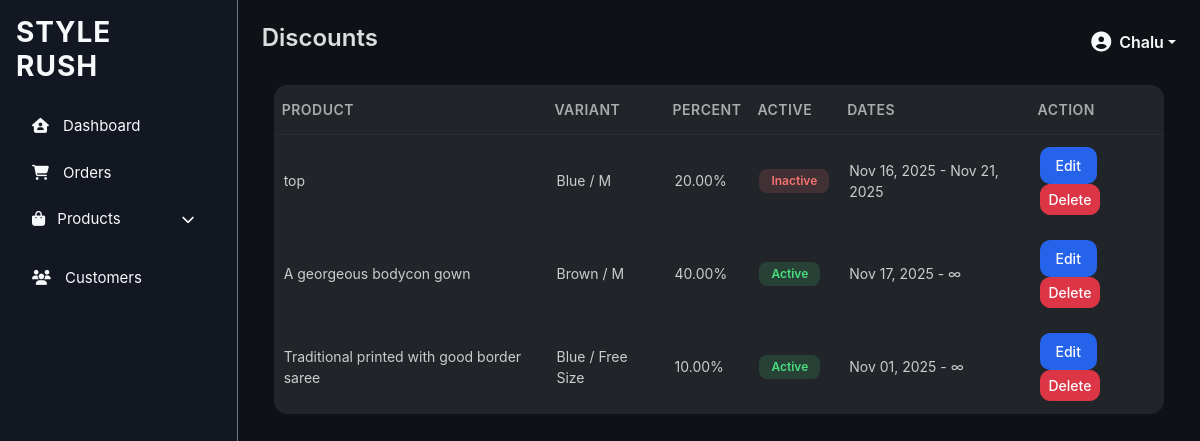
Screenshot of /discount/discounts/ (signed in) with the database file from the repository.
### fashion/models.py (models this page shows, shortened)
class CustomUser(AbstractUser):
    email = models.EmailField(unique=True)
    USERNAME_FIELD = 'username'
    REQUIRED_FIELDS = ['email']

### product/models.py (models this page shows, shortened)
class Discount(models.Model):
    variant = models.OneToOneField('ProductVariant',on_delete=models.CASCADE,related_name='discount')
    percent = models.DecimalField(max_digits=5, decimal_places=2,)
    start_date = models.DateTimeField(default=timezone.now)
    end_date = models.DateTimeField(blank=True, null=True)
    active = models.BooleanField(default=True)
    def is_active(self):
        now = timezone.now()
        return self.active and self.start_date <= now and (self.end_date is None or now <= self.end_date)

class ProductVariant(models.Model):
    product = models.ForeignKey(Product, on_delete=models.CASCADE, related_name='variants')
    color = models.ForeignKey(ProductColor, on_delete=models.CASCADE, related_name='variants')
    size = models.ForeignKey(ProductSize, on_delete=models.CASCADE, related_name='variants')
    price = models.DecimalField(max_digits=8, decimal_places=2)
    stock = models.PositiveIntegerField(default=0)
    image = models.ImageField(upload_to='products/variants/', blank=True, null=True)
    class Meta:
        unique_together = ('product','color', 'size')  # Prevent duplicate combinations

class Product(models.Model):
    name = models.CharField(max_length=150)
    description = models.TextField(blank=True)
    category = models.ForeignKey(Category, on_delete=models.CASCADE, related_name='products')
    brand = models.ForeignKey(Brand, on_delete=models.SET_NULL, null=True, blank=True)
    featured = models.BooleanField(default=False)
    created_at = models.DateTimeField(auto_now_add=True)
    image = models.ImageField(upload_to='products/main/', blank=True, null=True)

class ProductColor(models.Model):
    name = models.CharField(max_length=50)
    color_code = models.CharField(max_length=7, help_text="HEX code like #ff0000", blank=True, null=True)
    main_image = models.ImageField(upload_to='products/colors/', blank=True, null=True)

class ProductSize(models.Model):
    size=models.CharField(max_length=5)

### discountapp/views.py (the view)
# urls.py: path('discounts/', discount_list, name='discount_list'),
@login_required
@user_passes_test(lambda u: u.is_superuser)
def discount_list(request):
    discounts = Discount.objects.select_related('variant', 'variant__product').all()
    return render(request, 'admin_app/discount_list.html', {'discounts': discounts})

### templates/admin_app/discount_list.html
{% extends "admin_app/base.html" %}
{% block title %}Discounts{% endblock %}
{% block 'content' %}
<div class="container mt-4">
    <table class="table table-dark table-hover mt-3">
        <thead>
            <tr>
                <th>Product</th>
                <th>Variant</th>
                <th>Percent</th>
                <th>Active</th>
                <th>Dates</th>
                <th>Action</th>
            </tr>
        </thead>
        <tbody>
            {% for d in discounts %}
            <tr>
                <td>{{ d.variant.product.name }}</td>
                <td>{{ d.variant.color.name }} / {{ d.variant.size.size }}</td>
                <td>{{ d.percent }}%</td>
                <td>
                    {% if d.is_active %}
                        <span class="badge bg-success">Active</span>
                    {% else %}
                        <span class="badge bg-danger">Inactive</span>
                    {% endif %}
                </td>
                <td>
                    {{ d.start_date|date:"M d, Y" }} -
                    {% if d.end_date %}{{ d.end_date|date:"M d, Y" }}{% else %}∞{% endif %}
                </td>
                <td>
                    <a href="{% url 'edit_discount' d.id %}?from=list" class="btn btn-primary btn-sm">Edit</a>
                    <a href="{% url 'delete_discount' d.id %}" class="btn btn-sm btn-danger">Delete</a>
                </td>
            </tr>
            {% empty %}
            <tr><td colspan="6" class="text-center">No discounts found.</td></tr>
            {% endfor %}
        </tbody>
    </table>
</div>
{% endblock %}

### templates/admin_app/base.html (shortened to what this page needs)
{% load static %}
<!DOCTYPE html>
<html lang="en">
<head>
    <link href="https://cdn.jsdelivr.net/npm/bootstrap@5.3.0/dist/css/bootstrap.min.css" rel="stylesheet">
    <link rel="stylesheet" href="https://cdnjs.cloudflare.com/ajax/libs/font-awesome/6.4.0/css/all.min.css" />
    <link rel="stylesheet" href="{% static 'css/dashboard.css' %}">
</head>
<body class="text-light">
    <div class="d-flex">
        <nav class="p-3 vh-100 border-end border-secondary" style="width: 250px;">
            <h3 class="text-light mb-4">STYLE<br>RUSH</h3>
            <ul class="nav flex-column">
                <li class="nav-item">
                    <a href="{% url 'dashboard' %}" class="nav-link text-light">
                        <i class="fa-solid fa-house-user"></i> Dashboard
                    </a>
                </li>
                <li class="nav-item">
                    <a href="{% url 'orders' %}" class="nav-link text-light">
                        <i class="fa-solid fa-cart-shopping"></i> Orders
                    </a>
                </li>
                <li class="nav-item dropdown">
                    <a class="nav-link text-light d-flex justify-content-between align-items-center"href="#" id="productDropdown" role="button" data-bs-toggle="collapse" data-bs-target="#productMenu"aria-expanded="false" aria-controls="productMenu">
                        <span><i class="fa-solid fa-bag-shopping me-2"></i> Products</span>
                        <i class="fa-solid fa-chevron-down small"></i>
                    </a>
                </li>
                <li class="nav-item">
                    <a href="{% url 'customers' %}" class="nav-link text-light">
                        <i class="fa-solid fa-users"></i> Customers
                    </a>
                </li>
            </ul>
        </nav>
        <div class="flex-grow-1 p-4">
            <div class="d-flex justify-content-between align-items-center mb-4">
                <h4>{% block title %}{% endblock %}</h4>
                <div class="dropdown">
                    <a class="d-flex align-items-center text-light text-decoration-none dropdown-toggle" href="#" role="button" id="adminDropdown" data-bs-toggle="dropdown" aria-expanded="false">
                        {% if request.user.is_authenticated and request.user.profile.profile_image %}
                            <img src="{{ request.user.profile.profile_image.url }}"
                                alt="{{ request.user.username }}"
                                class="rounded-circle me-2 border border-secondary"
                                width="35" height="35">
                        {% else %}
                            <i class="fa-solid fa-user-circle fs-5 me-2"></i>
                        {% endif %}
                        <span class="fw-bold">{{ request.user.username|default:"Admin" }}</span>
                    </a>
                </div>
            </div>
            {% block 'content' %}{% endblock %}
        </div>
    </div>
</body>
</html>

### static/css/dashboard.css (style rules this page uses)
body { background-color: #0e1217; color: #fff; font-family: 'Inter', 'Poppins', sans-serif; }
h3, h4, h5 { font-weight: 600; }
nav { background-color: #121721; border-right: 1px solid #2c2f36 !important; }
nav h3 { letter-spacing: 1px; font-weight: 700; }
.nav-link { color: #bbb; font-size: 15px; margin-bottom: 8px; transition: all 0.2s ease; }
.nav-link i { margin-right: 10px; }
.flex-grow-1 { background-color: #0e1217; }
.table-dark { background-color: transparent !important; color: #ddd; }
.table-dark thead { border-bottom: 1px solid #2a2e35; }
.table-dark th { font-weight: 600; color: #ccc; }
.table-dark td { color: #bbb; }
.d-flex.justify-content-between { color: #ddd; }
.fw-bold { font-weight: 600 !important; }
.d-flex.justify-content-between.align-items-center { margin-bottom: 20px; }
.btn.btn-primary { background-color: #2563eb; border: none; font-weight: 500; border-radius: 10px; padding: 8px 16px; transition: background-color 0.2s ease; }
.table-dark { background-color: #141820 !important; color: #ddd; border-radius: 15px; overflow: hidden; }
.table-dark thead { background-color: #1a1f2a; border-bottom: 1px solid #2a2e35; }
.table-dark thead th { color: #aaa; font-size: 14px; text-transform: uppercase; border: none; letter-spacing: 0.5px; padding-top: 14px; padding-bottom: 14px; }
.table-dark tbody tr { transition: background-color 0.2s ease; border-bottom: 1px solid #1f2430; }
.table-dark td { color: #bbb; font-size: 14px; vertical-align: middle; }
.table-dark td:last-child { font-weight: 600; }
.table-dark { background-color: #141820 !important; border-radius: 15px; overflow: hidden; font-size: 14px; color: #ddd; }
.table-dark thead th { color: #aaa; text-transform: uppercase; letter-spacing: 0.5px; border: none; padding-top: 14px; padding-bottom: 14px; }
.table-dark tbody tr { border-bottom: 1px solid #1f2430; transition: background-color 0.2s ease; }
.table-dark td { vertical-align: middle; color: #bbb; padding-top: 12px; padding-bottom: 12px; }
.table-dark { background-color: #141820 !important; border-radius: 14px; overflow: hidden; color: #ddd; font-size: 14px; }
.table-dark td { color: #ccc; vertical-align: middle; padding: 12px 10px; }
.badge { padding: 6px 12px; border-radius: 8px; font-weight: 600; font-size: 12px; text-transform: capitalize; }
.bg-success { background-color: rgba(74, 222, 128, 0.15) !important; color: #4ade80 !important; }
.bg-danger { background-color: rgba(248, 113, 113, 0.15) !important; color: #f87171 !important; }
.btn { border-radius: 10px; font-weight: 500; transition: all 0.2s ease-in-out; }
.btn-primary { background-color: #4f46e5; border: none; }

### rows the page displays
CustomUser: user.username "Chalu"
Discount: variant.product.name "top", variant.color.name "Blue", variant.size.size "M", percent "20.00", active "Inactive", start_date "Nov 16, 2025", end_date "Nov 21, 2025"
Discount: variant.product.name "A georgeous bodycon gown", variant.color.name "Brown", variant.size.size "M", percent "40.00", active "Active", start_date "Nov 17, 2025"
Discount: variant.product.name "Traditional printed with good border saree", variant.color.name "Blue", variant.size.size "Free Size", percent "10.00", active "Active", start_date "Nov 01, 2025"
